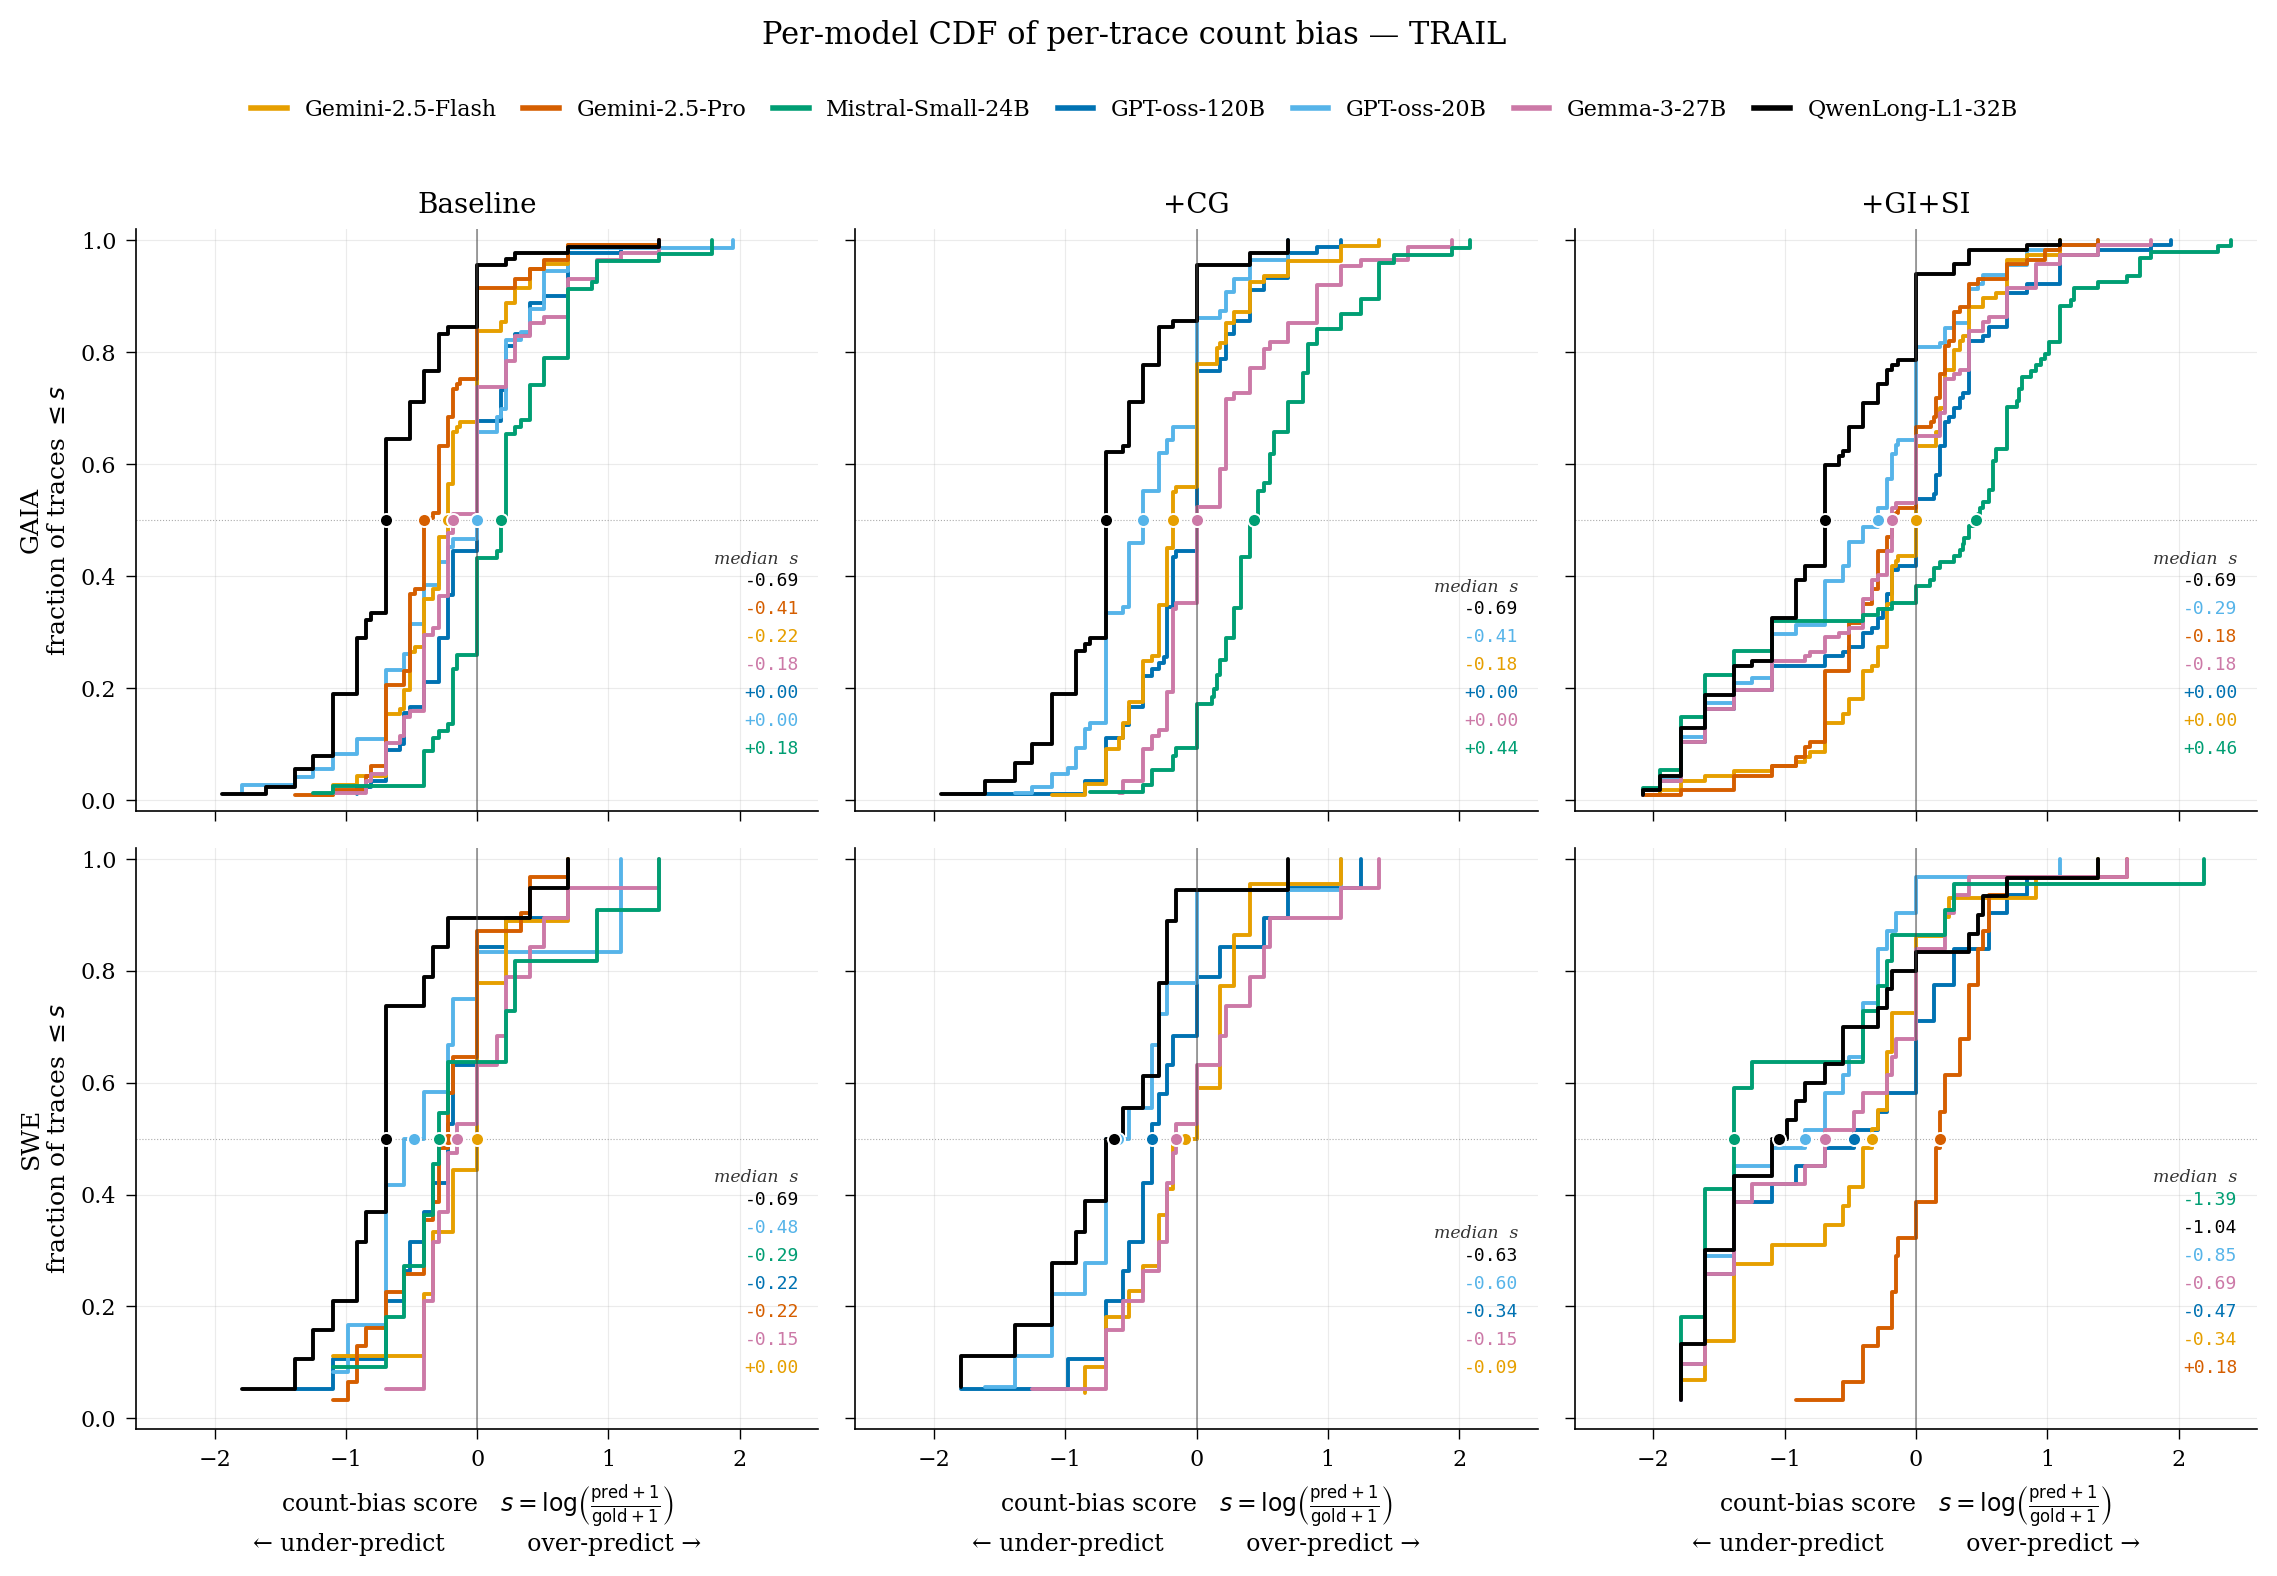

Recreate this plot in Python.
"""
Per-model CDF of per-trace count bias — publication-styled variant.

Differences from `_plot_count_bias_cdf.py`:
  * Wong colorblind-safe palette (Nature Methods 2011, doi:10.1038/nmeth.1618).
  * Median bias marker (filled circle) on each curve at (median_s, 0.5),
    with a small annotation showing the numeric median.
  * Lighter grid, thinner axes, serif title — closer to Nature/Science style.
  * Output → _plot_count_bias_cdf_v2.png (does not overwrite the original).
"""
import sys
import os
import argparse
import numpy as np
import matplotlib as mpl
import matplotlib.pyplot as plt

# Reuse the data loader from the Likert script (kept in baselines/outputs/).
SCRIPT_DIR = os.path.dirname(os.path.abspath(__file__))
LOADER_DIR = "/data/wang/junh/githubs/trail-benchmark/baselines/outputs"
sys.path.insert(0, LOADER_DIR)
from _plot_count_bias_likert import collect, SPLIT_LABEL  # noqa


METHOD_ORDER = ["Baseline", "+CG", "+GI+SI"]
SPLIT_ORDER = ["GAIA_dedup", "SWE_Bench_dedup"]


# ---------------- Palette (Wong, colorblind-safe) ----------------
# https://www.nature.com/articles/nmeth.1618
WONG = {
    "black":      "#000000",
    "orange":     "#E69F00",
    "sky_blue":   "#56B4E9",
    "green":      "#009E73",
    "yellow":     "#F0E442",
    "blue":       "#0072B2",
    "vermillion": "#D55E00",
    "purple":     "#CC79A7",
}

# Map models to Wong colors. Same family → similar hues.
MODEL_COLOR = {
    "Gemini-2.5-Flash":  WONG["orange"],      # warm — Gemini family
    "Gemini-2.5-Pro":    WONG["vermillion"],
    "Mistral-Small-24B": WONG["green"],
    "GPT-oss-120B":      WONG["blue"],        # cool — GPT-oss family
    "GPT-oss-20B":       WONG["sky_blue"],
    "Gemma-3-27B":       WONG["purple"],
    "QwenLong-L1-32B":   WONG["black"],
}


# ---------------- Style ----------------
def set_style():
    mpl.rcParams.update({
        "font.family":         "serif",
        "font.serif":          ["DejaVu Serif", "Times New Roman", "Times", "Liberation Serif"],
        "font.size":           9,
        "axes.titlesize":      10,
        "axes.labelsize":      9,
        "axes.linewidth":      0.6,
        "axes.spines.top":     False,
        "axes.spines.right":   False,
        "xtick.major.width":   0.5,
        "ytick.major.width":   0.5,
        "xtick.labelsize":     8,
        "ytick.labelsize":     8,
        "legend.fontsize":     7,
        "legend.frameon":      False,
        "grid.linewidth":      0.4,
        "grid.alpha":          0.4,
        "lines.linewidth":     1.6,
        "savefig.dpi":         200,
        "savefig.bbox":        "tight",
    })


# ---------------- Plotting ----------------

def cdf_xy(scores):
    s = np.sort(np.array(scores))
    y = np.arange(1, len(s) + 1) / len(s)
    return s, y


def make_plot(runs, out_path):
    set_style()

    fig, axes = plt.subplots(2, 3, figsize=(11.5, 7.4),
                             sharex=True, sharey=True)

    for i, split in enumerate(SPLIT_ORDER):
        for j, method in enumerate(METHOD_ORDER):
            ax = axes[i, j]
            relevant = [r for r in runs if r["split"] == split and r["method"] == method]
            relevant.sort(key=lambda r: r["model"])

            for r in relevant:
                scores = [row["score"] for row in r["rows"]]
                if not scores:
                    continue
                xs, ys = cdf_xy(scores)
                col = MODEL_COLOR.get(r["model"], "#777777")
                ax.step(xs, ys, where="post", color=col, linewidth=1.4,
                        label=f"{r['model']}", solid_capstyle="round")

                # Median marker at (median, 0.5)
                med = float(np.median(scores))
                ax.scatter([med], [0.5], s=22, color=col,
                           edgecolor="white", linewidth=0.7, zorder=5)

            # Reference lines
            ax.axvline(0, color="#444444", linewidth=0.6, linestyle="-", alpha=0.6)
            ax.axhline(0.5, color="#888888", linewidth=0.4, linestyle=":", alpha=0.7)

            # Median value labels (placed in a small column at right of panel,
            # one per model in the legend, to avoid label collisions on the curves).
            if relevant:
                # Sort medians for readable column
                med_sorted = sorted(
                    [(np.median([row["score"] for row in r["rows"]]), r["model"])
                     for r in relevant if r["rows"]],
                    key=lambda t: t[0],
                )
                y_anchor = 0.04
                line_h   = 0.05
                ax.text(2.45, y_anchor + line_h * (len(med_sorted) + 0.5),
                        "median  s",
                        fontsize=6.2, color="#333333",
                        ha="right", va="bottom", style="italic")
                for k, (med, name) in enumerate(med_sorted):
                    ax.text(2.45, y_anchor + line_h * (len(med_sorted) - k - 0.3),
                            f"{med:+.2f}",
                            fontsize=6.5, color=MODEL_COLOR.get(name, "#444"),
                            ha="right", va="bottom",
                            family="monospace")

            if i == 0:
                ax.set_title(method, pad=6)
            if j == 0:
                ax.set_ylabel(f"{SPLIT_LABEL[split]}\nfraction of traces $\\leq s$",
                              fontsize=9)
            if i == 1:
                ax.set_xlabel(r"count-bias score   $s = \log\!\left(\frac{\mathrm{pred}+1}{\mathrm{gold}+1}\right)$"
                              "\n← under-predict           over-predict →",
                              fontsize=8.5)
            ax.set_xlim(-2.6, 2.6)
            ax.set_ylim(-0.02, 1.02)
            ax.grid(True, axis="both", linestyle="-", alpha=0.25)

    # One shared legend (top of figure) — model name + color swatch
    handles = [mpl.lines.Line2D([0], [0], color=MODEL_COLOR[m], linewidth=2.0,
                                label=m)
               for m in MODEL_COLOR]
    fig.legend(handles=handles, ncol=len(MODEL_COLOR),
               loc="upper center", bbox_to_anchor=(0.5, 1.02),
               fontsize=8, frameon=False, handlelength=1.6,
               columnspacing=1.2)

    fig.suptitle("Per-model CDF of per-trace count bias — TRAIL",
                 fontsize=11, y=1.06)
    plt.tight_layout(rect=[0, 0, 1, 1.0])
    plt.savefig(out_path)
    print(f"[saved] {out_path}")


def main():
    p = argparse.ArgumentParser()
    p.add_argument("--out",
                   default=os.path.join(SCRIPT_DIR, "_plot_count_bias_cdf_v2.png"))
    args = p.parse_args()
    runs = collect()
    print(f"[runs] {len(runs)} (model, split, method) triples")
    make_plot(runs, args.out)


if __name__ == "__main__":
    main()
